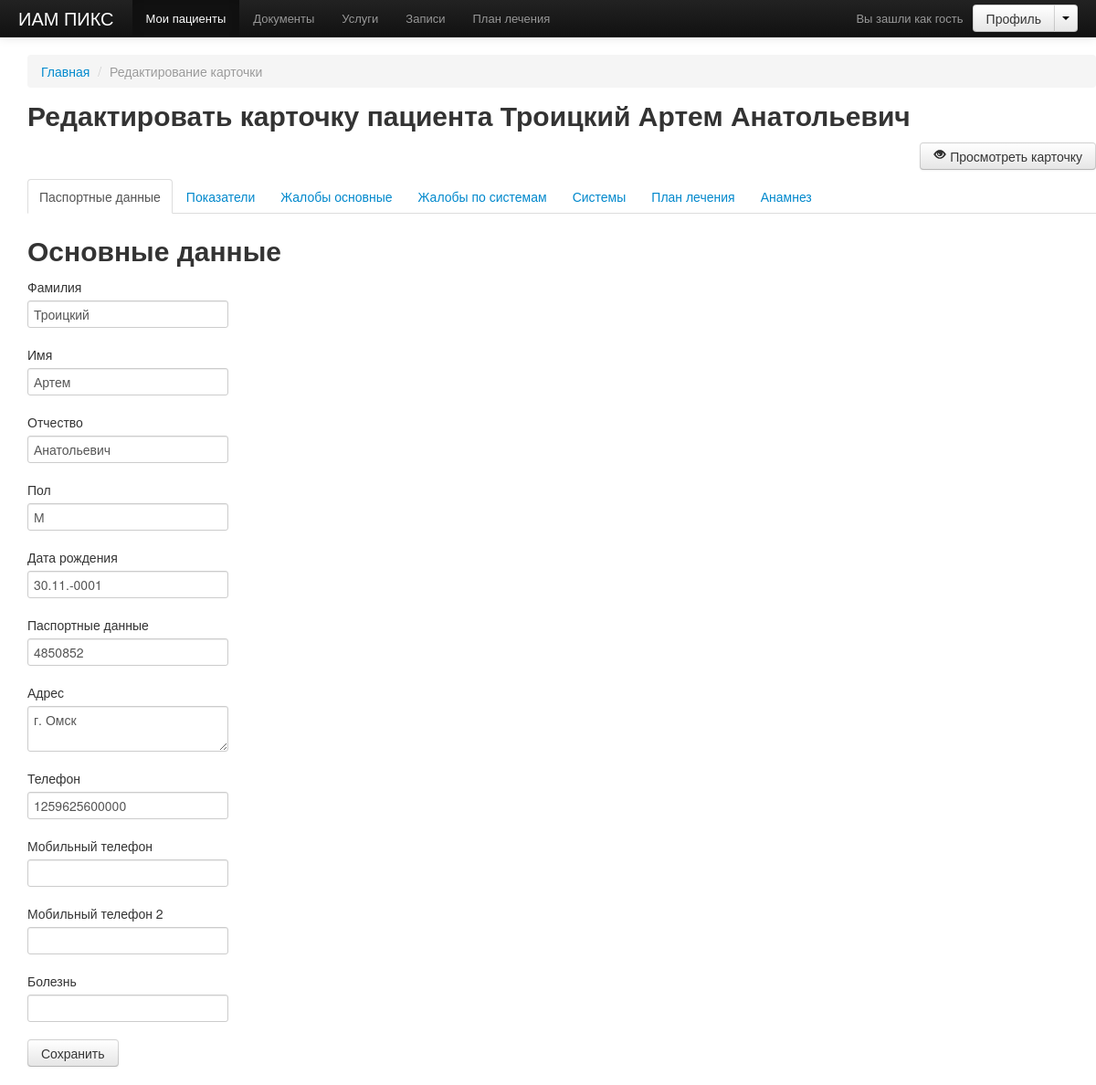
/demo/edit.php?patient_id=50&main=true, run on an earlier commit of the app's database.
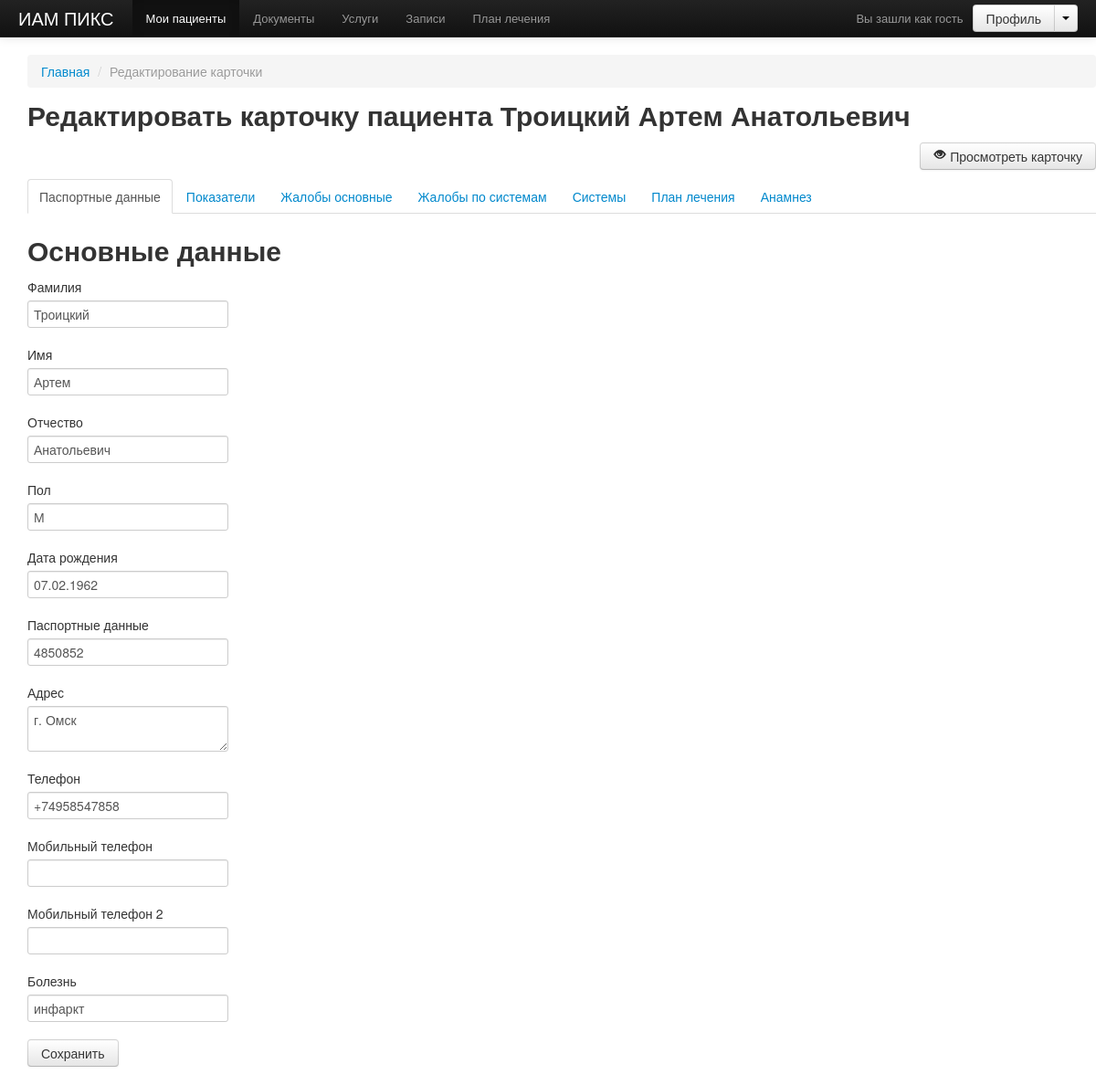
And on a later commit of the database.
### tables this page shows
CREATE TABLE IF NOT EXISTS `patients` (
  `id` int(11) NOT NULL AUTO_INCREMENT,
  `first_name` varchar(300) NOT NULL,
  `last_name` varchar(120) DEFAULT NULL,
  `patronymic` varchar(120) DEFAULT NULL,
  `sex` varchar(1) DEFAULT NULL,
  `document` text,
  `address` text NOT NULL,
  `phone` varchar(50) DEFAULT NULL,
  `mobile_phone` varchar(30) DEFAULT NULL,
  `mobile_phone_second` varchar(30) DEFAULT NULL,
  `desease` text,
  `date_birth` date NOT NULL,
  PRIMARY KEY (`id`)
);

### demo/functions.php (called while the page is built, shortened)
<?php function logout()
function query($value)
{
    $sql = mysql_query($value);
    return $sql;
}
function get_patient()
{
    $sql = query("select * from patients where id = '".$_GET['patient_id']."' limit 1");
    while($records = mysql_fetch_assoc($sql))
    $new_records[] = $records;
    return $new_records;
}
function get_date_birth($date)
{
    return date("d.m.Y",strtotime($date));
}

### demo/edit.php (the view, shortened to what the changed rows need)
<?php session_start(); include('includes/head.php'); ?>
<?php $patient = get_patient($patient_id); $arr = edit_patient(); ?>
<div role="main">
<div class="span12">
<?php include($_SERVER['DOCUMENT_ROOT'] . '/demo/includes/breadcrumbs.php')?>
<?php foreach($patient as $info) {
    $url = '/demo/edit.php?patient_id=' . $info['id']; ?>
<h2>
    Редактировать карточку пациента
    <?=$info['last_name'] .' '. $info['first_name'] .' '. $info['patronymic']?>
</h2>
<div class="clearfix">
    <a style="float: right" href="show.php?patient_id=<?=$info['id']?>&main=true&type=pulse" class="btn">
        <i class="icon-eye-open"></i>
        Просмотреть карточку
    </a>
    <br> <br>
</div>
<ul class="nav nav-tabs">
    <li class="<?php if($_REQUEST['main']) echo 'active';?>">
        <a href="<?=$url?>&main=true">Паспортные данные</a>
    </li>
    <li class="<?php if($_REQUEST['parameters']) echo 'active';?>">
        <a href="<?=$url?>&parameters=true">Показатели</a>
    </li>
    <li class="<?php if($_REQUEST['main-complaints']) echo 'active';?>">
        <a href="<?=$url?>&main-complaints=true">Жалобы основные</a>
    </li>
    <li class="<?php if($_REQUEST['system-complaints']) echo 'active';?>">
        <a href="<?=$url?>&system-complaints=true">Жалобы по системам</a>
    </li>
    <li class="<?php if($_REQUEST['systems']) echo 'active';?>">
        <a href="<?=$url?>&systems=true">Системы</a>
    </li>
    <li class="<?php if($_REQUEST['plan']) echo 'active';?>">
        <a href="<?=$url?>&plan=true">План лечения</a>
    </li>
    <li class="<?php if($_REQUEST['history']) echo 'active';?>">
        <a href="<?=$url?>&history=true">Анамнез</a>
    </li>
</ul>
    <?php if($_REQUEST['main']) { ?>
    <h2>Основные данные</h2>
            <form action="" method="post">
                <div class="control-group">
                    <label class="control-label" for="last_name">
                        Фамилия
                    </label>
                    <div class="controls">
                        <input type="text" id="last_name" name="last_name" value="<?=$info['last_name']?>">
                    </div>
                </div>
        <div class="control-group">
            <label class="control-label" for="first_name">
                Имя
            </label>
            <div class="controls">
                <input type="text" id="first_name" name="first_name" value="<?=$info['first_name']?>">
            </div>
        </div>
        <div class="control-group">
            <label class="control-label" for="patronymic">
                Отчество
            </label>
            <div class="controls">
                <input type="text" id="patronymic" name="patronymic" value="<?=$info['patronymic']?>">
            </div>
        </div>
        <div class="control-group">
            <label class="control-label" for="sex">
                Пол
            </label>
            <div class="controls">
                <input type="text" id="sex" name="sex" value="<?=$info['sex']?>">
            </div>
        </div>
        <div class="control-group">
            <label class="control-label" for="date_birth">
                Дата рождения
            </label>
            <div class="controls">
                <input type="text" id="date_birth" name="date_birth" value="<?=get_date_birth($info['date_birth'])?>">
            </div>
        </div>
        <div class="control-group">
            <label class="control-label" for="document">
                Паспортные данные
            </label>
            <div class="controls">
                <input type="text" id="document" name="document" value="<?=$info['document']?>">
            </div>
        </div>
        <div class="control-group">
            <label class="control-label" for="address">
                Адрес
            </label>
            <div class="controls">
                <textarea id="address" name="address"><?=$info['address']?></textarea>
            </div>
        </div>
        <div class="control-group">
            <label class="control-label" for="phone">
                Телефон
            </label>
            <div class="controls">
                <input type="text" id="phone" name="phone" value="<?=$info['phone']?>">
            </div>
        </div>
        <div class="control-group">
            <label class="control-label" for="mobile_phone">
                Мобильный телефон
            </label>
            <div class="controls">
                <input type="text" id="mobile_phone" name="mobile_phone" value="<?=$info['mobile_phone']?>">
            </div>
        </div>
        <div class="control-group">
            <label class="control-label" for="mobile_phone_second">
                Мобильный телефон 2
            </label>
            <div class="controls">
                <input type="text" id="mobile_phone_second" name="mobile_phone_second" <?=$info['mobile_phone_second']?>>
            </div>
        </div>
        <div class="control-group">
            <label class="control-label" for="desease">
                Болезнь
            </label>
            <div class="controls">
                <input type="text" id="desease" name="desease" value="<?=$info['desease']?>">
            </div>
        </div>
        <input type="submit" name="save" class="btn" value="Сохранить">
        <? } ?>
            </form>
        <? } ?>
</div>
</div>
</body>
</html>

What changed in the data, as far as the page shows it:
changed patients "Троицкий": date_birth "30.11.-0001" → "07.02.1962"; phone "1259625600000" → "+74958547858"; desease (not shown) → "инфаркт"
